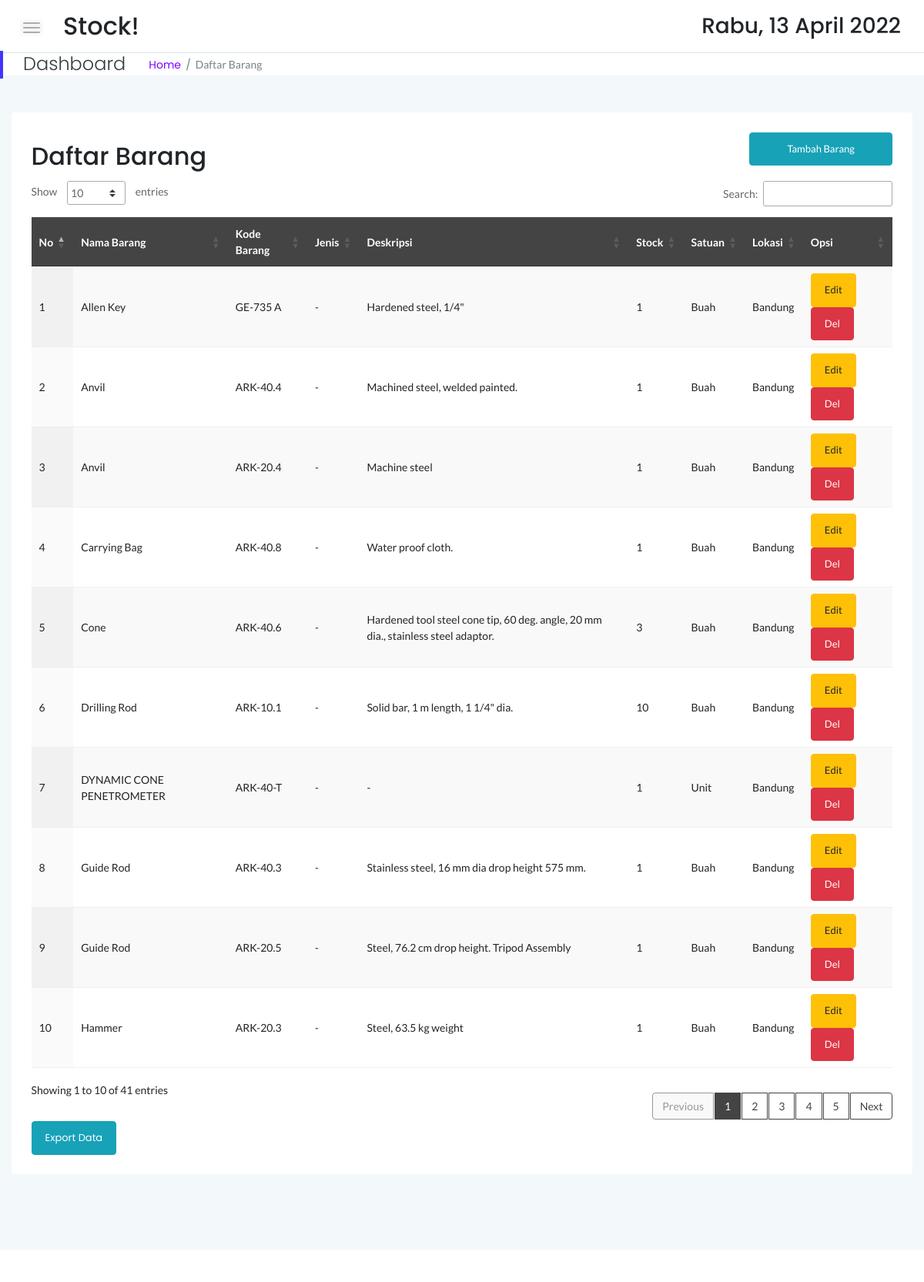
Screenshot of /stock/stock.php (signed in) with the database file from the repository.
### tables this page shows
CREATE TABLE `sstock_brg` (
  `idx` int(11) NOT NULL,
  `nama` varchar(55) NOT NULL,
  `jenis` varchar(30) NOT NULL,
  `merk` varchar(40) NOT NULL,
  `ukuran` varchar(100) NOT NULL,
  `stock` int(12) NOT NULL,
  `satuan` varchar(10) NOT NULL,
  `lokasi` varchar(55) NOT NULL
);

### stock/stock.php (the view, shortened to what this page needs)
<!doctype html>
<html class="no-js" lang="en">
<?php
    include '../dbconnect.php';
	?>
<head>
    <link rel="stylesheet" href="assets/css/bootstrap.min.css">
    <link rel="stylesheet" href="assets/css/font-awesome.min.css">
    <link rel="stylesheet" href="assets/css/themify-icons.css">
    <link rel="stylesheet" href="assets/css/metisMenu.css">
    <link rel="stylesheet" href="assets/css/owl.carousel.min.css">
    <link rel="stylesheet" href="assets/css/slicknav.min.css">
    <link rel="stylesheet" href="https://www.amcharts.com/lib/3/plugins/export/export.css" type="text/css" media="all" />
	<link rel="stylesheet" type="text/css" href="https://cdn.datatables.net/1.10.19/css/jquery.dataTables.min.css">
    <link rel="stylesheet" type="text/css" href="https://cdn.datatables.net/1.10.19/css/jquery.dataTables.css">
    <link rel="stylesheet" type="text/css" href="https://cdn.datatables.net/1.10.18/css/dataTables.bootstrap4.min.css">
    <link rel="stylesheet" type="text/css" href="https://cdn.datatables.net/responsive/2.2.3/css/responsive.bootstrap.min.css">
    <link rel="stylesheet" type="text/css" href="https://cdn.datatables.net/responsive/2.2.3/css/responsive.jqueryui.min.css">
	<link rel="stylesheet" type="text/css" href="https://cdn.datatables.net/buttons/1.5.2/css/buttons.dataTables.min.css">
    <link rel="stylesheet" href="assets/css/typography.css">
    <link rel="stylesheet" href="assets/css/default-css.css">
    <link rel="stylesheet" href="assets/css/styles.css">
    <link rel="stylesheet" href="assets/css/responsive.css">
</head>
<body>
    <div class="page-container">
        <div class="main-content">
            <div class="header-area">
                <div class="row align-items-center">
                    <div class="col-md-6 col-sm-8 clearfix">
                        <div class="nav-btn pull-left">
                            <span></span>
                            <span></span>
                            <span></span>
                        </div>
                        <div class="search-box pull-left">
                            <form action="#">
                                <h2><?=$_SESSION['user'];?>!</h2>
                            </form>
                        </div>
                    </div>
                    <div class="col-md-6 col-sm-4 clearfix">
                        <ul class="notification-area pull-right">
                            <li><h3><div class="date">
						</b></div></h3>
						</li>
                        </ul>
                    </div>
                </div>
            </div>
            <div class="page-title-area">
                <div class="row align-items-center">
                    <div class="col-sm-6">
                        <div class="breadcrumbs-area clearfix">
                            <h4 class="page-title pull-left">Dashboard</h4>
                            <ul class="breadcrumbs pull-left">
                                <li><a href="index.php">Home</a></li>
                                <li><span>Daftar Barang</span></li>
                            </ul>
                        </div>
                    </div>
                    <div class="col-sm-6 clearfix">
                    </div>
                </div>
            </div>
            <div class="main-content-inner">
                <div class="row mt-5 mb-5">
                    <div class="col-12">
                        <div class="card">
                            <div class="card-body">
                                <div class="d-sm-flex justify-content-between align-items-center">
									<h2>Daftar Barang</h2>
									<button style="margin-bottom:20px" data-toggle="modal" data-target="#myModal" class="btn btn-info col-md-2"><span class="glyphicon glyphicon-plus"></span>Tambah Barang</button>
                                </div>
                                    <div class="data-tables datatable-dark">
										 <table id="dataTable3" class="display" style="width:100%"><thead class="thead-dark">
											<tr>
												<th>No</th>
												<th>Nama Barang</th>
												<th>Kode Barang</th>
												<th>Jenis</th>
												<th>Deskripsi</th>
												<th>Stock</th>
												<th>Satuan</th>
												<th>Lokasi</th>
												<th>Opsi</th>
											</tr></thead><tbody>
											<?php
											$brgs=mysqli_query($conn,"SELECT * from sstock_brg order by nama ASC");
											$no=1;
											while($p=mysqli_fetch_array($brgs)){
                                                $idb = $p['idx'];
												?>
												<tr>
													<td><?php echo $no++ ?></td>
													<td><?php echo $p['nama'] ?></td>
													<td><?php echo $p['jenis'] ?></td>
													<td><?php echo $p['merk'] ?></td>
													<td><?php echo $p['ukuran'] ?></td>
													<td><?php echo $p['stock'] ?></td>
													<td><?php echo $p['satuan'] ?></td>
													<td><?php echo $p['lokasi'] ?></td>
                                                    <td><button data-toggle="modal" data-target="#edit<?=$idb;?>" class="btn btn-warning">Edit</button> <button data-toggle="modal" data-target="#del<?=$idb;?>" class="btn btn-danger">Del</button></td>
												</tr>
												<?php
											}
											?>
										</tbody>
										</table>
                                    </div>
									<a href="exportstkbhn.php" target="_blank" class="btn btn-info">Export Data</a>
                                </div>
                            </div>
                        </div>
                    </div>
                </div>
            </div>
        </div>
        <footer>
            <div class="footer-area">
            </div>
        </footer>
</body>
</html>

### stock/assets/css/styles.css (style rules this page uses)
.page-container { width: 100%; height: 100%; min-height: 100vh; padding-left: 280px; -webkit-transition: padding-left 0.3s ease 0s; transition: padding-left 0.3s ease 0s; }
.card { border: none; border-radius: 4px; background-color: #fff; -webkit-transition: all 0.3s ease 0s; transition: all 0.3s ease 0s; }
.card-body { padding: 25.6px; padding: 1.6rem; }
.main-content { width: 100%; background: #F3F8FB; }
.main-content-inner { padding: 0 30px 50px; }
.header-area { padding: 15px 30px; background: #fff; border-bottom: 1px solid #d8e3e7; }
.nav-btn { margin-right: 30px; margin-top: 10px; cursor: pointer; }
.nav-btn span { display: block; width: 22px; height: 2px; background: #b3aaaa; margin: 4px 0; border-radius: 15px; -webkit-transition: all 0.3s ease 0s; transition: all 0.3s ease 0s; box-shadow: 0 0 0 4px rgba(99, 96, 96, 0.03); }
.search-box form { position: relative; }
.notification-area { -webkit-user-select: none; -moz-user-select: none; -ms-user-select: none; user-select: none; position: relative; z-index: 1; }
.notification-area li { display: inline-block; margin-left: 20px; cursor: pointer; -webkit-user-select: none; -moz-user-select: none; -ms-user-select: none; user-select: none; }
.page-title-area { padding: 0 30px; background: #fff; position: relative; }
.page-title-area:before { content: ''; position: absolute; left: 0; top: 50%; width: 4px; height: 36px; background: var(--primary-color); -webkit-transform: translateY(-50%); transform: translateY(-50%); }
.page-title { font-size: 24px; font-weight: 300; color: #313b3d; letter-spacing: 0; margin-right: 30px; }
ul.breadcrumbs { margin-top: 4px; }
.breadcrumbs li { display: inline-block; }
.breadcrumbs li a, .breadcrumbs li span { display: block; font-size: 14px; font-weight: 400; color: #7801ff; letter-spacing: 0; margin-right: 16px; position: relative; }
.breadcrumbs li a:before { content: '/'; color: #768387; position: absolute; right: -13px; top: 0; }
.breadcrumbs li span { margin-right: 0; color: #768387; text-transform: capitalize; }
.footer-area { text-align: center; padding: 23px 0 19px; background: #fff; }
.btn { padding: 11px 17px; font-size: 13px; letter-spacing: 0; }
table tr th { border-bottom: none; }
table tr th, table tr td { border-top: 1px solid rgba(120, 130, 140, 0.13) !important; }
table.dataTable.no-footer { border-bottom: 1px solid rgba(120, 130, 140, 0.13) !important; }
table.dataTable thead th, table.dataTable thead td { border-bottom-color: transparent; }
.datatable-dark thead { background: #444; color: #fff; }

### stock/assets/css/responsive.css (style rules this page uses)
@media (min-width: 1200px) and (max-width: 1364px) { .main-content-inner { padding: 0 15px 50px; } }
@media (min-width: 1200px) and (max-width: 1364px) { .page-container, .sbar_collapsed.page-container { padding-left: 0; } }

### rows the page displays
sstock_brg: nama "Allen Key", jenis "GE-735 A", merk "-", ukuran "Hardened steel, 1/4\"", stock "1", satuan "Buah", lokasi "Bandung"
sstock_brg: nama "Anvil", jenis "ARK-40.4", merk "-", ukuran "Machined steel, welded painted.", stock "1", satuan "Buah", lokasi "Bandung"
sstock_brg: nama "Anvil", jenis "ARK-20.4", merk "-", ukuran "Machine steel", stock "1", satuan "Buah", lokasi "Bandung"
sstock_brg: nama "Carrying Bag", jenis "ARK-40.8", merk "-", ukuran "Water proof cloth.", stock "1", satuan "Buah", lokasi "Bandung"
sstock_brg: nama "Cone", jenis "ARK-40.6", merk "-", ukuran "Hardened tool steel cone tip, 60 deg. angle, 20 mm dia., stainless steel adaptor.", stock "3", satuan "Buah", lokasi "Bandung"
sstock_brg: nama "Drilling Rod", jenis "ARK-10.1", merk "-", ukuran "Solid bar, 1 m length, 1 1/4\" dia.", stock "10", satuan "Buah", lokasi "Bandung"
sstock_brg: nama "DYNAMIC CONE PENETROMETER", jenis "ARK-40-T", merk "-", ukuran "-", stock "1", satuan "Unit", lokasi "Bandung"
sstock_brg: nama "Guide Rod", jenis "ARK-40.3", merk "-", ukuran "Stainless steel, 16 mm dia drop height 575 mm.", stock "1", satuan "Buah", lokasi "Bandung"
sstock_brg: nama "Guide Rod", jenis "ARK-20.5", merk "-", ukuran "Steel, 76.2 cm drop height. Tripod Assembly", stock "1", satuan "Buah", lokasi "Bandung"
sstock_brg: nama "Hammer", jenis "ARK-20.3", merk "-", ukuran "Steel, 63.5 kg weight", stock "1", satuan "Buah", lokasi "Bandung"

### other values shown
$_SESSION['user'] "Stock"
